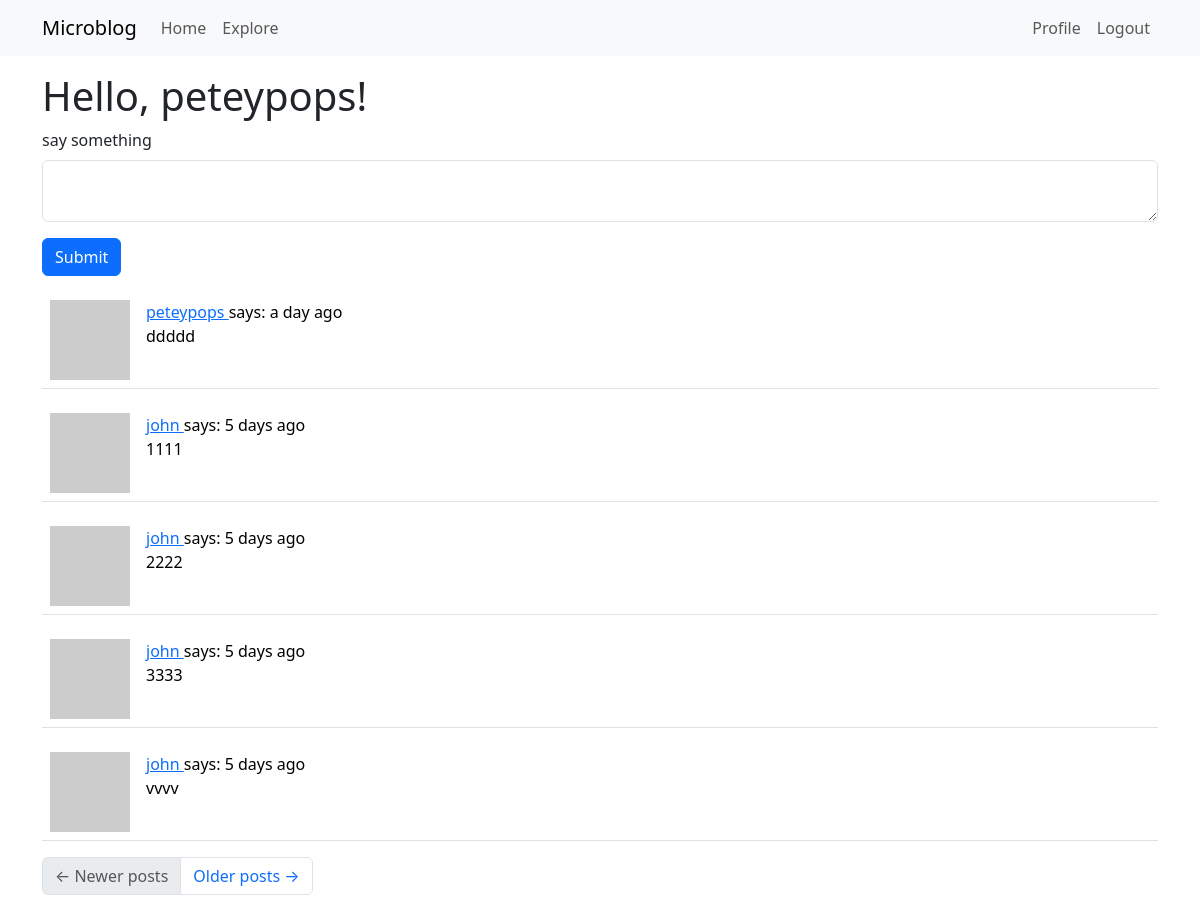
The app's page /index (signed in) with its own data.
### app/models.py (models this page shows, shortened)
class User(UserMixin, db.Model):
    id: so.Mapped[int] = so.mapped_column(primary_key=True)
    username: so.Mapped[str] = \
        so.mapped_column(sa.String(64), index=True, unique=True)
    email: so.Mapped[str] = so.mapped_column(sa.String(120),
                                             index=True, unique=True)
    password_hash: so.Mapped[Optional[str]] = so.mapped_column(sa.String(256))
    posts: so.WriteOnlyMapped['Post'] = \
        so.relationship(back_populates='author')
    about_me: so.Mapped[Optional[str]] = so.mapped_column(sa.String(140))
    last_seen: so.Mapped[Optional[datetime]] \
        = so.mapped_column(default=lambda: datetime.now(timezone.utc))
    following: so.WriteOnlyMapped['User'] = so.relationship(
        secondary=followers,
        primaryjoin=(followers.c.follower_id == id),
        secondaryjoin=(followers.c.followed_id == id),
        back_populates='followers'
    )
    followers: so.WriteOnlyMapped['User'] = so.relationship(
        secondary=followers,
        primaryjoin=(followers.c.followed_id == id),
        secondaryjoin=(followers.c.follower_id == id),
        back_populates='following'
    )
    def avatar(self, size):
        digest = md5(self.email.lower().encode('utf-8')).hexdigest()
        return f"https://www.gravatar.com/avatar/{digest}?d=identicon&s={size}"
    def following_posts(self):
        Author = so.aliased(User)
        Follower = so.aliased(User)
        return (
            sa.select(Post)
            .join(Post.author.of_type(Author))
            .join(Author.followers.of_type(Follower), isouter=True)
            .where(sa.or_(
                Follower.id == self.id,
                Author.id == self.id,
            ))
            .group_by(Post)
            .order_by(Post.timestamp.desc())
        )

class Post(db.Model):
    id: so.Mapped[int] = so.mapped_column(primary_key=True)
    body: so.Mapped[str] = so.mapped_column(sa.String(140))
    timestamp: so.Mapped[datetime] = so.mapped_column(
        index=True, default=lambda: datetime.now(timezone.utc))
    user_id: so.Mapped[int] = so.mapped_column(sa.ForeignKey(User.id),
                                               index=True)
    author: so.Mapped[User] = so.relationship(back_populates='posts')

### app/routes.py (the view)
@app.route("/", methods=['GET', 'POST'])
@app.route("/index", methods=['GET', 'POST'])
@login_required
def index():
    form = PostForm()
    if form.validate_on_submit():
        post = Post(body=form.post.data, author=current_user)
        db.session.add(post)
        db.session.commit()
        flash('Your post is now live!')
        return redirect(url_for('index'))
    page = request.args.get('page', 1, type=int)
    posts = db.paginate(current_user.following_posts(),
                        page=page,
                        per_page=app.config['POSTS_PER_PAGE'],
                        error_out=False
                        )
    print(f"NUMS: PREV: {posts.prev_num} NEXT: {posts.next_num}")
    next_url = url_for('index', page=posts.next_num) \
        if posts.has_next else None
    prev_url = url_for('index', page=posts.prev_num) \
        if posts.has_prev else None
    return render_template(
                            "index.html",
                            title=None,
                            posts=posts.items,
                            form=form,
                            next_url=next_url,
                            prev_url=prev_url)

### app/forms.py
class PostForm(FlaskForm):
    post = TextAreaField('say something',
                         validators=[DataRequired(),
                         Length(min=1, max=140)])
    submit = SubmitField('Submit')

### app/models.py (called while the page is built)
@login.user_loader
def load_user(id):
    return db.session.get(User, int(id))

### app/routes.py (called while the page is built)
@app.before_request
def before_request():
    if current_user.is_authenticated:
        current_user.last_seen = datetime.now(timezone.utc)
        db.session.commit()

### app/templates/index.html
{% extends "base.html" %}
{% import "bootstrap_wtf.html" as wtf %}
{% block content %}
<h1>Hello, {{ current_user.username }}!</h1>
{% if form %}
    {{ wtf.quick_form(form) }}
{% endif %}
{% for post in posts %}
    {% include "_post.html" %}
{% endfor %}
<nav aria-label="Post navigation">
    <ul class="pagination">
        <li class="page-item{% if not prev_url %} disabled{% endif %}">
            <a class="page-link" href="{{ prev_url }}">
                <span aria-hidden="true">&larr;</span> Newer posts
            </a>
        </li>
        <li class="page-item{% if not next_url %} disabled{% endif %}">
            <a class="page-link" href="{{ next_url }}">
                Older posts <span aria-hidden="true">&rarr;</span>
            </a>
        </li>
    </ul>
</nav>
{% endblock content %}

### app/templates/_post.html
<table class="table table-hover">
    <tr>
        <td width="70px">
            <a href="{{ url_for('user', username=post.author.username) }}">
                <img src="{{ post.author.avatar(70) }}" />
            </a>
        </td>
        <td>
            <a href="{{ url_for('user', username=post.author.username) }}">
                {{ post.author.username }}
            </a>
            says: {{ moment(post.timestamp).fromNow() }}
            <br>
            {{ post.body }}
        </td>
    </tr>
</table>

### records on screen
User: username "peteypops"
Post: author.username "peteypops", timestamp "a day ago", body "ddddd"
Post: author.username "john", timestamp "5 days ago", body "1111"
Post: author.username "john", timestamp "5 days ago", body "2222"
Post: author.username "john", timestamp "5 days ago", body "3333"
Post: author.username "john", timestamp "5 days ago", body "vvvv"

### other values on screen
{{ field.label(class='form-label') }} "say something"
